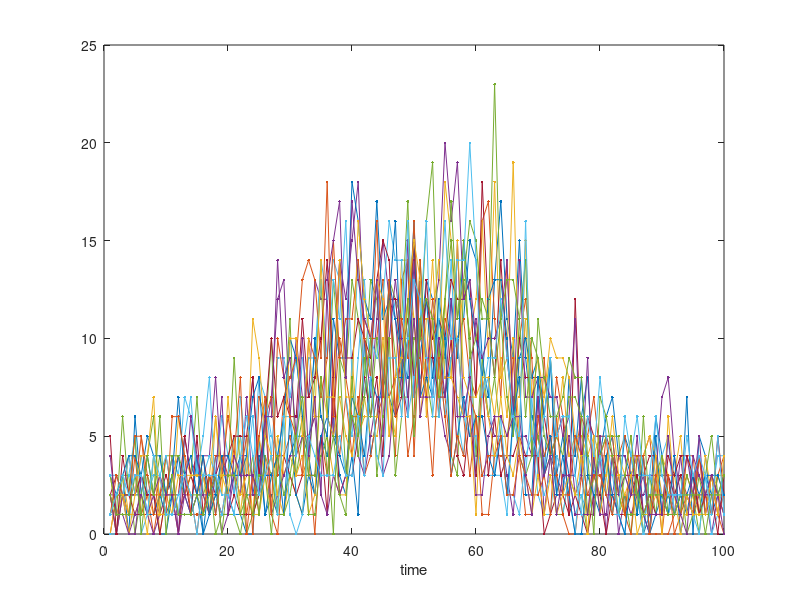
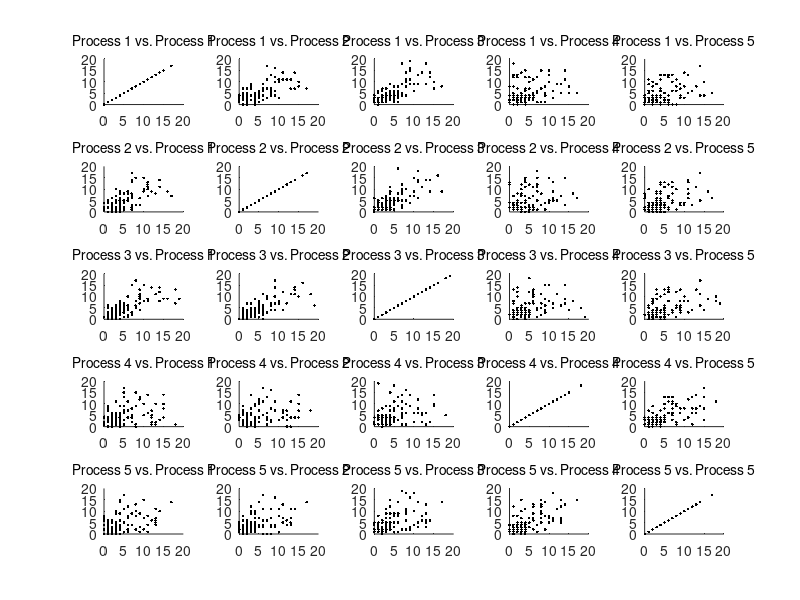

The MATLAB script that drew these images, in order: (Note: this script raises an error after producing the figures.)
function ueb01a01()

    clear all;

    % a)

    data = dlmread('expDat.txt',',',1,1);

    % b)

    plot(data,'Marker','.');
    xlabel('time');

    % c)

    data_truncated = data(:,1:5);

    figure;

    data_length = size(data_truncated,2);
    counter = 1;
    for i = 1:data_length
        for j = 1:data_length
            subplot(data_length, data_length, counter);
            scatter(data_truncated(:,i),data_truncated(:,j),'k','.','LineWidth',0.02);
            caption = sprintf('Process %d vs. Process %d',i,j);
        	title(caption,'FontWeight','normal','FontSize',10);
            counter = counter+1;
        end
    end

    % d)

    n = size(data,1);
    centered_data = data-repmat(mean(data),n,1);
    calculated_cov = ( centered_data' * centered_data ) / (n-1);

    figure;

    heatmap(calculated_cov);

    builtin_cov = cov(data);

    compared = calculated_cov == builtin_cov;
    isequal(calculated_cov,builtin_cov);

    % testing

    cor1 = corrcov(calculated_cov);
    cor2 = corrcov(builtin_cov);

end
